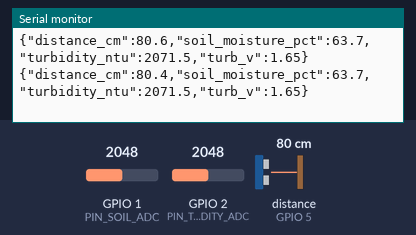
Bench run of a sketch on a simulated ESP32-S3. On the bench: the last lines printed to the serial monitor. Wiring (inferred from the names in the program): ultrasonic range finder: trigger GPIO 4; echo GPIO 5. Inputs (shaded band) come from the test bench; at power-on: distance to the obstacle (sensor on GPIO 5) 80 cm, GPIO 1 (PIN_SOIL_ADC) = 2048, GPIO 2 (PIN_TURBIDITY_ADC) = 2048. The echo pulse lasts 58.3 µs per cm.

Above: at 1.2 s.
1.3 s: distance to the obstacle (sensor on GPIO 5) set to 2 cm
At 1.41 s:
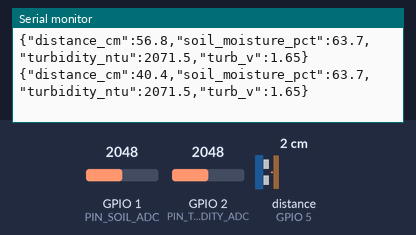
2.8 s: GPIO 1 (PIN_SOIL_ADC) set to 2866
At 2.82 s:
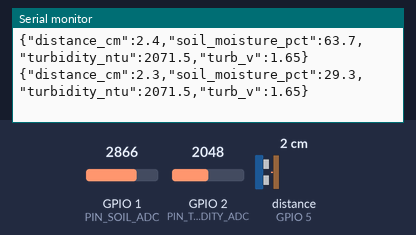
4.3 s: GPIO 2 (PIN_TURBIDITY_ADC) set to 2866
At 4.32 s:
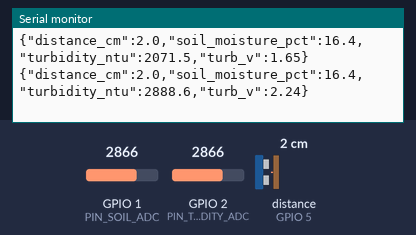
5.8 s: distance to the obstacle (sensor on GPIO 5) set to 4 cm
At 5.83 s:
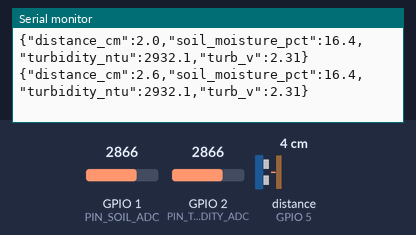
7.3 s: GPIO 1 (PIN_SOIL_ADC) set to 3603
At 7.34 s:
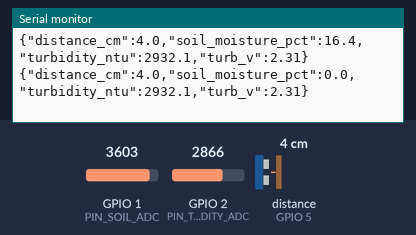
8.8 s: GPIO 2 (PIN_TURBIDITY_ADC) set to 3603
At 8.85 s:
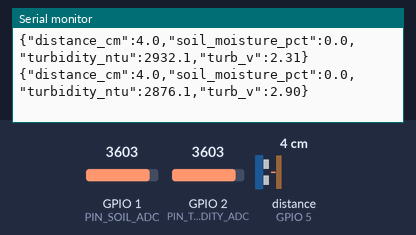
Timing chart, 0 to 11.3 s (numbered marks = the images above; inputs shaded):
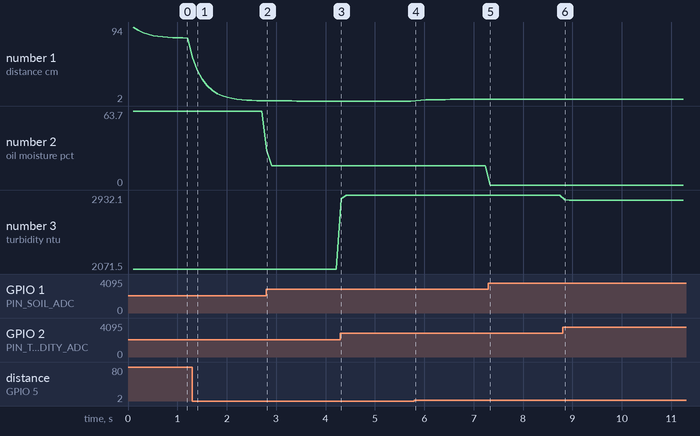

The sketch:

esp32_sensors.ino
```cpp
/**
 * PrecisionRover - ESP32-S3 Sensor Hub Firmware
 * Target: ESP32-S3 Dev Module (Arduino Core / C++)
 * Hackathon: CHIP TO CROP 2.0
 * Role: Dev 3 Space (Sensor Hub & Environment Acquisition)
 *
 * Hardware Sensors:
 *  - HC-SR04 Ultrasonic Distance Sensor (Obstacle clearance)
 *  - Analog Capacitive Soil Moisture Sensor v1.2 (ADC1)
 *  - Analog Optical Turbidity Sensor (ADC1)
 *
 * Stream: Single-line JSON over USB CDC Serial at 10 Hz:
 * {"distance_cm":42.5,"soil_moisture_pct":64.2,"turbidity_ntu":15.3,"turb_v":2.95}
 */

#include <Arduino.h>

// ======================== HARDWARE PINS (ESP32-S3) =========================
// ADC1 Channels (Safe to use alongside USB / Wi-Fi)
const int PIN_SOIL_ADC       = 1;  // ESP32-S3 GPIO 1 (ADC1_CH0)
const int PIN_TURBIDITY_ADC  = 2;  // ESP32-S3 GPIO 2 (ADC1_CH1)

// HC-SR04 Ultrasonic Sensor Pins
const int PIN_TRIG           = 4;  // GPIO 4
const int PIN_ECHO           = 5;  // GPIO 5

// ======================= CALIBRATION CONSTANTS =============================
// Capacitive Soil Moisture Raw Calibration (12-bit ADC: 0 - 4095)
const float SOIL_RAW_AIR     = 3150.0; // In dry air
const float SOIL_RAW_WATER   = 1420.0; // Submerged in water

// Turbidity Sensor Reference Constants
const float ADC_VOLTAGE_REF  = 3.3;
const float ADC_RESOLUTION   = 4095.0;

// Exponential Moving Average (EMA) Low-Pass Filter Alpha (0.0 to 1.0)
const float FILTER_ALPHA     = 0.15;

// Dispatch Rate (10 Hz = 100ms interval)
const unsigned long INTERVAL = 100;

// ======================= STATE VARIABLES ===================================
float filtered_soil_raw      = 2500.0;
float filtered_turb_raw      = 2000.0;
float filtered_distance_cm   = 100.0;
unsigned long last_transmit  = 0;

// Helper: Measure HC-SR04 Distance with Timeout (cm)
float read_ultrasonic_distance() {
  digitalWrite(PIN_TRIG, LOW);
  delayMicroseconds(2);
  digitalWrite(PIN_TRIG, HIGH);
  delayMicroseconds(10);
  digitalWrite(PIN_TRIG, LOW);

  // 25ms timeout corresponds to ~4.3 meters max range
  unsigned long duration_us = pulseIn(PIN_ECHO, HIGH, 25000);
  if (duration_us == 0) {
    return -1.0; // Out of range or timeout
  }
  // Speed of sound: 343 m/s = 0.0343 cm/us (divide by 2 for round-trip)
  float dist_cm = (duration_us * 0.0343) / 2.0;
  return constrain(dist_cm, 2.0, 400.0);
}

void setup() {
  // Initialize USB CDC Serial (ESP32-S3 USB CDC enabled)
  Serial.begin(115200);

  // Configure Ultrasonic GPIOs
  pinMode(PIN_TRIG, OUTPUT);
  pinMode(PIN_ECHO, INPUT);
  digitalWrite(PIN_TRIG, LOW);

  // Configure ESP32-S3 ADC Attenuation for full 0 - 3.3V range
  analogSetPinAttenuation(PIN_SOIL_ADC, ADC_11db);
  analogSetPinAttenuation(PIN_TURBIDITY_ADC, ADC_11db);

  // Seed initial filter states
  filtered_soil_raw = analogRead(PIN_SOIL_ADC);
  filtered_turb_raw = analogRead(PIN_TURBIDITY_ADC);
}

void loop() {
  // 1. Read Raw Analog Sensors
  int raw_soil = analogRead(PIN_SOIL_ADC);
  int raw_turb = analogRead(PIN_TURBIDITY_ADC);

  // 2. Apply Exponential Moving Average (EMA) Low-Pass Filter
  filtered_soil_raw = (FILTER_ALPHA * raw_soil) + ((1.0 - FILTER_ALPHA) * filtered_soil_raw);
  filtered_turb_raw = (FILTER_ALPHA * raw_turb) + ((1.0 - FILTER_ALPHA) * filtered_turb_raw);

  // 3. Periodic Transmission at 10 Hz
  if (millis() - last_transmit >= INTERVAL) {
    last_transmit = millis();

    // Ultrasonic ping
    float dist = read_ultrasonic_distance();
    if (dist > 0.0) {
      filtered_distance_cm = (0.3 * dist) + (0.7 * filtered_distance_cm);
    }

    // Soil moisture percentage calculation (clamped 0 - 100%)
    float moisture_pct = ((SOIL_RAW_AIR - filtered_soil_raw) / (SOIL_RAW_AIR - SOIL_RAW_WATER)) * 100.0;
    moisture_pct = constrain(moisture_pct, 0.0, 100.0);

    // Turbidity voltage and NTU calculation
    float turb_voltage = (filtered_turb_raw / ADC_RESOLUTION) * ADC_VOLTAGE_REF;
    float ntu = -1120.4 * (turb_voltage * turb_voltage) + (5742.3 * turb_voltage) - 4353.8;
    ntu = constrain(ntu, 0.0, 3000.0);

    // Dispatch Structured JSON Line
    Serial.print("{\"distance_cm\":");
    Serial.print(filtered_distance_cm, 1);
    Serial.print(",\"soil_moisture_pct\":");
    Serial.print(moisture_pct, 1);
    Serial.print(",\"turbidity_ntu\":");
    Serial.print(ntu, 1);
    Serial.print(",\"turb_v\":");
    Serial.print(turb_voltage, 2);
    Serial.println("}");
  }
}
```

Measured:
- after the input at 1.3 s, the serial monitor: prints a new line at once (image 1)
- after the input at 2.8 s, the serial monitor: prints a new line at once (image 2)
- after the input at 4.3 s, the serial monitor: prints a new line at once (image 3)
- after the input at 5.8 s, the serial monitor: prints a new line at once (image 4)
- after the input at 7.3 s, the serial monitor: prints a new line at once (image 5)
- after the input at 8.8 s, the serial monitor: prints a new line at once (image 6)
- plotted number 1: 80.3 → 2.4 after the input at 1.3 s, 2 → 4 after the input at 5.8 s
- plotted number 2: 63.7 → 16.4 after the input at 2.8 s, 16.4 → 0 after the input at 7.3 s
